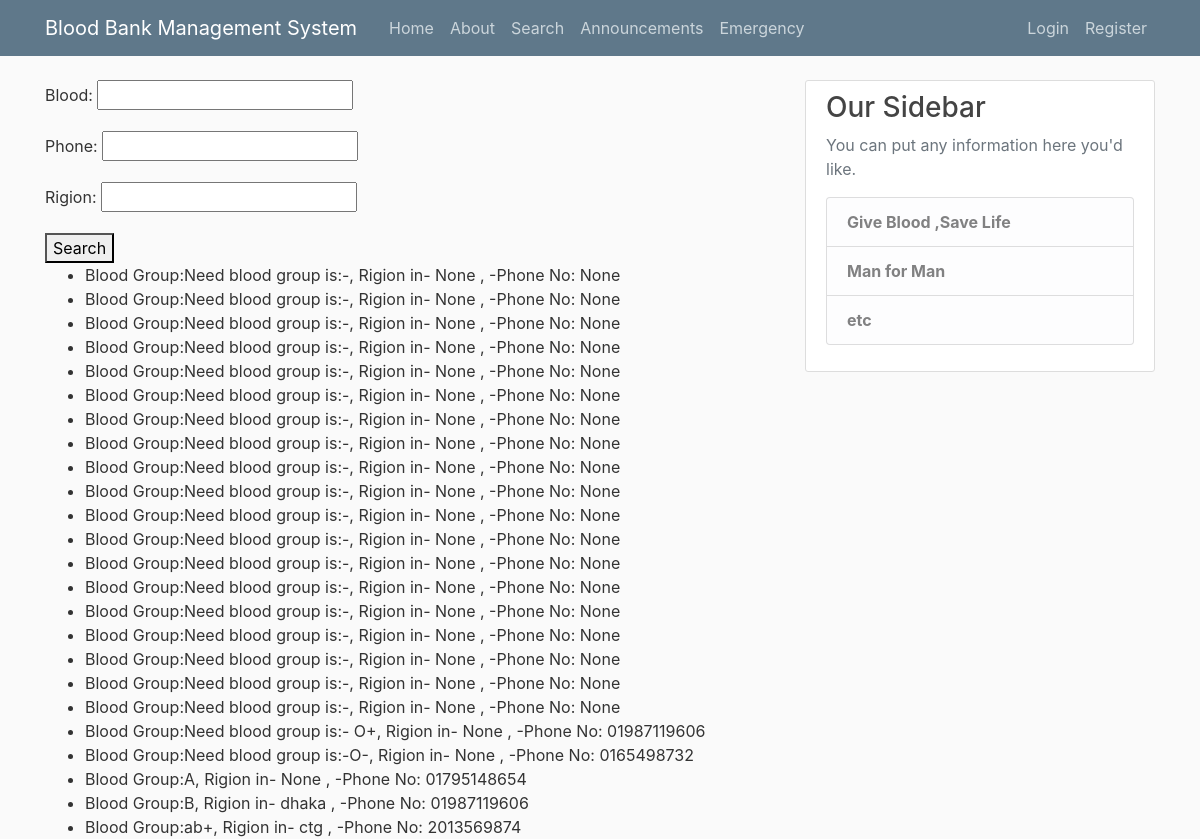
/search/, run on an earlier commit of the app's database.
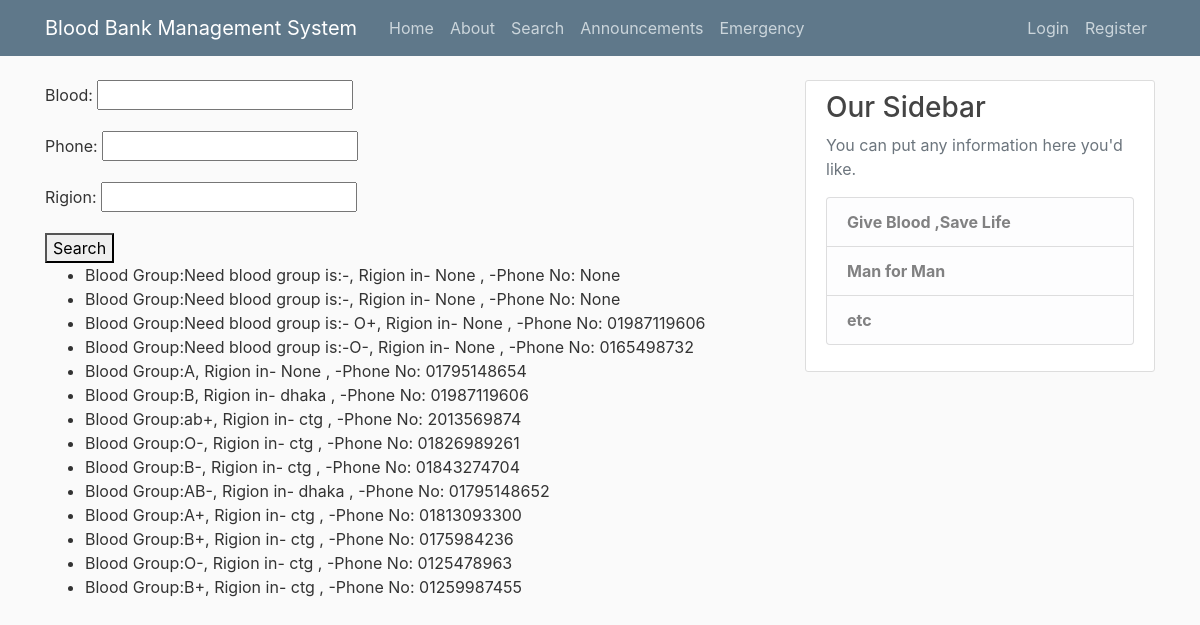
And on a later commit of the database.
### blog/models.py (models this page shows, shortened)
class Post(models.Model):
    title = models.CharField(max_length=100)
    blood =  models.CharField(max_length=100, null=False)
    content = models.TextField(null=True)
    address = models.CharField(max_length=50 )
    phone	= models.CharField(max_length=100, null= True)
    medical = models.CharField(max_length=50, default='Now we are in ')
    rigion = models.CharField(max_length=30 , null=True)
    date_posted = models.DateTimeField(default=timezone.now)
    author = models.ForeignKey(User, on_delete=models.CASCADE)

### blog/templates/blog/user_list.html
{% extends "blog/base.html" %}
{% block content %}
  <form method="get">
    {{ filter.form.as_p }}
    <button type="submit">Search</button>
  </form>
  <ul>
  {% for user in filter.qs %}
    <li>Blood Group:{{ user.blood }}, Rigion in- {{ user.rigion }} , -Phone No: {{user.phone }}</li>
  {% endfor %}
  </ul>
{% endblock %}

What changed in the data, as far as the page shows it:
removed Post: blood "Need blood group is:-", rigion "None", phone "None"
removed Post: blood "Need blood group is:-", rigion "None", phone "None"
removed Post: blood "Need blood group is:-", rigion "None", phone "None"
removed Post: blood "Need blood group is:-", rigion "None", phone "None"
removed Post: blood "Need blood group is:-", rigion "None", phone "None"
removed Post: blood "Need blood group is:-", rigion "None", phone "None"
removed Post: blood "Need blood group is:-", rigion "None", phone "None"
removed Post: blood "Need blood group is:-", rigion "None", phone "None"
removed Post: blood "Need blood group is:-", rigion "None", phone "None"
removed Post: blood "Need blood group is:-", rigion "None", phone "None"
removed Post: blood "Need blood group is:-", rigion "None", phone "None"
removed Post: blood "Need blood group is:-", rigion "None", phone "None"
removed Post: blood "Need blood group is:-", rigion "None", phone "None"
removed Post: blood "Need blood group is:-", rigion "None", phone "None"
removed Post: blood "Need blood group is:-", rigion "None", phone "None"
removed Post: blood "Need blood group is:-", rigion "None", phone "None"
removed Post: blood "Need blood group is:-", rigion "None", phone "None"
added Post: blood "O-", rigion "ctg", phone "01826989261"
added Post: blood "B-", rigion "ctg", phone "01843274704"
added Post: blood "AB-", rigion "dhaka", phone "01795148652"
added Post: blood "A+", rigion "ctg", phone "01813093300"
added Post: blood "B+", rigion "ctg", phone "0175984236"
added Post: blood "O-", rigion "ctg", phone "0125478963"
added Post: blood "B+", rigion "ctg", phone "01259987455"
